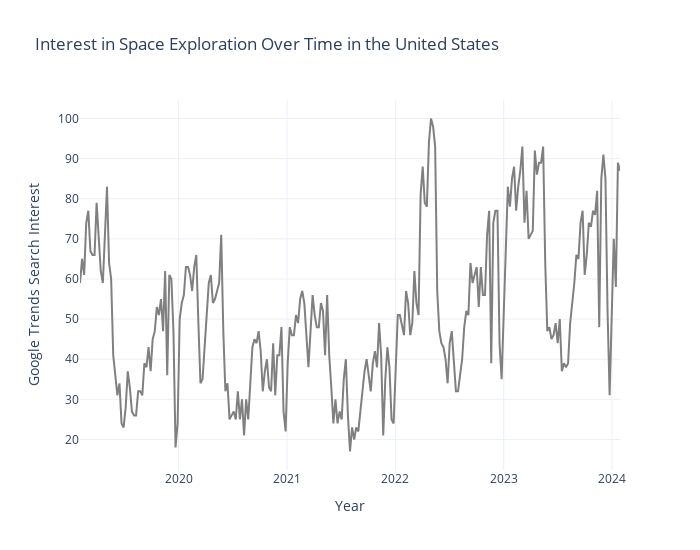

Notebook code for this chart:
### Code cell
# make sure date is correct
google_trends['Week'] = pd.to_datetime(google_trends['Week'])

# create figure
fig = go.Figure()
fig.add_trace(go.Scatter(x=google_trends['Week'], y=google_trends['space exploration: (United States)'], mode='lines', name='Space Exploration Interest', line=dict(color='gray')))


# format
fig.update_layout(title='Interest in Space Exploration Over Time in the United States',
                  xaxis_title='Year',
                  yaxis_title='Google Trends Search Interest',
                  template='plotly_white',
                  width=700,  
                  height=550) 

# save and show
fig.write_html('../../docs_source/images/data_sources/space_exploration_google_trends_plot.html')

fig.show()

### Figure 1 — Plotly figure (JSON) as saved in the notebook; plotly's stock layout.template omitted (floating-point values rounded to 4 significant figures; data arrays with more than 128 entries replaced by an {"elided": "..."} marker saying what was removed)
{"data": [{"line": {"color": "gray"}, "mode": "lines", "name": "Space Exploration Interest", "type": "scatter", "x": {"elided": "261 str values"}, "y": {"elided": "261 int values"}}], "layout": {"height": 550, "title": {"text": "Interest in Space Exploration Over Time in the United States"}, "width": 700, "xaxis": {"title": {"text": "Year"}}, "yaxis": {"title": {"text": "Google Trends Search Interest"}}}}
